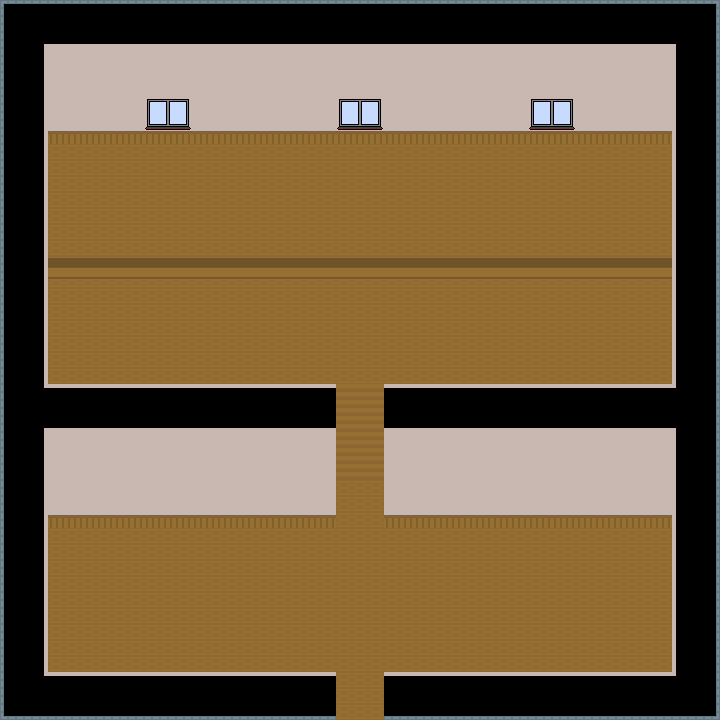

Tiled map render using the project's own tile images. Description and the whole map definition, tile-layer contents included, below:
An orthogonal 15x15 tile map with 48x48 px tiles, 2 tile layers (Warstwa Kafelków 1, Warstwa Kafelków 2).

<map version="1.10" tiledversion="1.10.1" orientation="orthogonal" renderorder="right-down" width="15" height="15" tilewidth="48" tileheight="48" infinite="0" nextlayerid="3" nextobjectid="1">
 <tileset firstgid="1" source="../workfiles/global_map_tileset.tsx" />
 <layer id="1" name="Warstwa Kafelków 1" width="15" height="15">
  <data encoding="csv">
43,33,33,33,33,33,33,33,33,33,33,33,33,33,44,
35,32,32,32,32,32,32,32,32,32,32,32,32,32,36,
35,31,31,31,31,31,31,31,31,31,31,31,31,31,36,
35,47,47,47,47,47,47,47,47,47,47,47,47,47,36,
35,47,47,47,47,47,47,47,47,47,47,47,47,47,36,
35,47,47,47,47,47,47,47,47,47,47,47,47,47,36,
35,47,47,47,47,47,47,47,47,47,47,47,47,47,36,
35,47,47,47,47,47,47,47,47,47,47,47,47,47,36,
40,42,42,42,42,42,42,48,42,42,42,42,42,42,38,
35,32,32,32,32,32,32,48,32,32,32,32,32,32,36,
35,31,31,31,31,31,31,47,31,31,31,31,31,31,36,
35,47,47,47,47,47,47,47,47,47,47,47,47,47,36,
35,47,47,47,47,47,47,47,47,47,47,47,47,47,36,
35,47,47,47,47,47,47,47,47,47,47,47,47,47,36,
46,34,34,34,34,34,34,47,34,34,34,34,34,34,45
</data>
 </layer>
 <layer id="2" name="Warstwa Kafelków 2" width="15" height="15">
  <data encoding="csv">
0,0,0,0,0,0,0,0,0,0,0,0,0,0,0,
0,0,0,0,0,0,0,0,0,0,0,0,0,0,0,
0,0,0,19,0,0,0,19,0,0,0,19,0,0,0,
0,0,0,0,0,0,0,0,0,0,0,0,0,0,0,
0,0,0,0,0,0,0,0,0,0,0,0,0,0,0,
0,49,49,49,49,49,49,49,49,49,49,49,49,49,0,
0,0,0,0,0,0,0,0,0,0,0,0,0,0,0,
0,0,0,0,0,0,0,0,0,0,0,0,0,0,0,
0,0,0,0,0,0,0,0,0,0,0,0,0,0,0,
0,0,0,0,0,0,0,0,0,0,0,0,0,0,0,
0,0,0,0,0,0,0,0,0,0,0,0,0,0,0,
0,0,0,0,0,0,0,0,0,0,0,0,0,0,0,
0,0,0,0,0,0,0,0,0,0,0,0,0,0,0,
0,0,0,0,0,0,0,0,0,0,0,0,0,0,0,
0,0,0,0,0,0,0,0,0,0,0,0,0,0,0
</data>
 </layer>
</map>